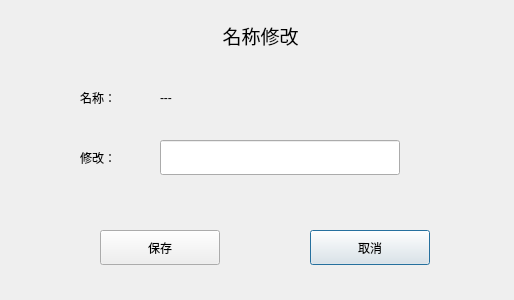
<?xml version="1.0" encoding="UTF-8"?>
<ui version="4.0">
 <class>SetNameDlg</class>
 <widget class="QDialog" name="SetNameDlg">
  <property name="geometry">
   <rect>
    <x>0</x>
    <y>0</y>
    <width>514</width>
    <height>300</height>
   </rect>
  </property>
  <property name="windowTitle">
   <string>Dialog</string>
  </property>
  <widget class="QLabel" name="label">
   <property name="geometry">
    <rect>
     <x>10</x>
     <y>5</y>
     <width>501</width>
     <height>61</height>
    </rect>
   </property>
   <property name="font">
    <font>
     <pointsize>14</pointsize>
    </font>
   </property>
   <property name="text">
    <string>名称修改</string>
   </property>
   <property name="alignment">
    <set>Qt::AlignCenter</set>
   </property>
  </widget>
  <widget class="QPushButton" name="cancelBtn">
   <property name="geometry">
    <rect>
     <x>310</x>
     <y>230</y>
     <width>120</width>
     <height>35</height>
    </rect>
   </property>
   <property name="maximumSize">
    <size>
     <width>120</width>
     <height>16777215</height>
    </size>
   </property>
   <property name="text">
    <string>取消</string>
   </property>
  </widget>
  <widget class="QPushButton" name="saveBtn">
   <property name="geometry">
    <rect>
     <x>100</x>
     <y>230</y>
     <width>120</width>
     <height>35</height>
    </rect>
   </property>
   <property name="maximumSize">
    <size>
     <width>120</width>
     <height>16777215</height>
    </size>
   </property>
   <property name="text">
    <string>保存</string>
   </property>
  </widget>
  <widget class="QLineEdit" name="nameEdit">
   <property name="geometry">
    <rect>
     <x>160</x>
     <y>140</y>
     <width>240</width>
     <height>35</height>
    </rect>
   </property>
  </widget>
  <widget class="QLabel" name="label_2">
   <property name="geometry">
    <rect>
     <x>80</x>
     <y>140</y>
     <width>67</width>
     <height>35</height>
    </rect>
   </property>
   <property name="text">
    <string>修改：</string>
   </property>
  </widget>
  <widget class="QLabel" name="label_3">
   <property name="geometry">
    <rect>
     <x>80</x>
     <y>80</y>
     <width>67</width>
     <height>35</height>
    </rect>
   </property>
   <property name="text">
    <string>名称：</string>
   </property>
  </widget>
  <widget class="QLabel" name="nameLab">
   <property name="geometry">
    <rect>
     <x>160</x>
     <y>80</y>
     <width>240</width>
     <height>35</height>
    </rect>
   </property>
   <property name="text">
    <string>---</string>
   </property>
  </widget>
 </widget>
 <resources/>
 <connections>
  <connection>
   <sender>cancelBtn</sender>
   <signal>clicked()</signal>
   <receiver>SetNameDlg</receiver>
   <slot>close()</slot>
   <hints>
    <hint type="sourcelabel">
     <x>369</x>
     <y>257</y>
    </hint>
    <hint type="destinationlabel">
     <x>256</x>
     <y>149</y>
    </hint>
   </hints>
  </connection>
 </connections>
</ui>
